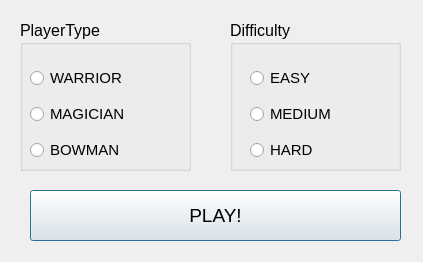
<?xml version="1.0" encoding="UTF-8"?>
<ui version="4.0">
 <class>Lvls</class>
 <widget class="QDialog" name="Lvls">
  <property name="geometry">
   <rect>
    <x>0</x>
    <y>0</y>
    <width>423</width>
    <height>262</height>
   </rect>
  </property>
  <property name="windowTitle">
   <string>Dialog</string>
  </property>
  <widget class="QPushButton" name="Play">
   <property name="geometry">
    <rect>
     <x>30</x>
     <y>190</y>
     <width>371</width>
     <height>51</height>
    </rect>
   </property>
   <property name="font">
    <font>
     <pointsize>14</pointsize>
    </font>
   </property>
   <property name="text">
    <string>PLAY!</string>
   </property>
  </widget>
  <widget class="QGroupBox" name="groupBox">
   <property name="geometry">
    <rect>
     <x>20</x>
     <y>20</y>
     <width>171</width>
     <height>151</height>
    </rect>
   </property>
   <property name="font">
    <font>
     <pointsize>12</pointsize>
    </font>
   </property>
   <property name="title">
    <string>PlayerType</string>
   </property>
   <widget class="QWidget" name="">
    <property name="geometry">
     <rect>
      <x>10</x>
      <y>40</y>
      <width>139</width>
      <height>109</height>
     </rect>
    </property>
    <layout class="QVBoxLayout" name="verticalLayout">
     <item>
      <widget class="QRadioButton" name="Warrior">
       <property name="font">
        <font>
         <pointsize>11</pointsize>
        </font>
       </property>
       <property name="text">
        <string>WARRIOR</string>
       </property>
      </widget>
     </item>
     <item>
      <widget class="QRadioButton" name="Magician">
       <property name="font">
        <font>
         <pointsize>11</pointsize>
        </font>
       </property>
       <property name="text">
        <string>MAGICIAN</string>
       </property>
      </widget>
     </item>
     <item>
      <widget class="QRadioButton" name="Bowman">
       <property name="font">
        <font>
         <pointsize>11</pointsize>
        </font>
       </property>
       <property name="text">
        <string>BOWMAN</string>
       </property>
      </widget>
     </item>
    </layout>
   </widget>
  </widget>
  <widget class="QGroupBox" name="groupBox_2">
   <property name="geometry">
    <rect>
     <x>230</x>
     <y>20</y>
     <width>171</width>
     <height>151</height>
    </rect>
   </property>
   <property name="font">
    <font>
     <pointsize>12</pointsize>
    </font>
   </property>
   <property name="title">
    <string>Difficulty</string>
   </property>
   <widget class="QWidget" name="">
    <property name="geometry">
     <rect>
      <x>20</x>
      <y>40</y>
      <width>139</width>
      <height>109</height>
     </rect>
    </property>
    <layout class="QVBoxLayout" name="verticalLayout_2">
     <item>
      <widget class="QRadioButton" name="Easy">
       <property name="font">
        <font>
         <pointsize>11</pointsize>
        </font>
       </property>
       <property name="text">
        <string>EASY</string>
       </property>
      </widget>
     </item>
     <item>
      <widget class="QRadioButton" name="Medium">
       <property name="font">
        <font>
         <pointsize>11</pointsize>
        </font>
       </property>
       <property name="text">
        <string>MEDIUM</string>
       </property>
      </widget>
     </item>
     <item>
      <widget class="QRadioButton" name="Hard">
       <property name="font">
        <font>
         <pointsize>11</pointsize>
        </font>
       </property>
       <property name="text">
        <string>HARD</string>
       </property>
      </widget>
     </item>
    </layout>
   </widget>
  </widget>
 </widget>
 <resources/>
 <connections/>
</ui>
